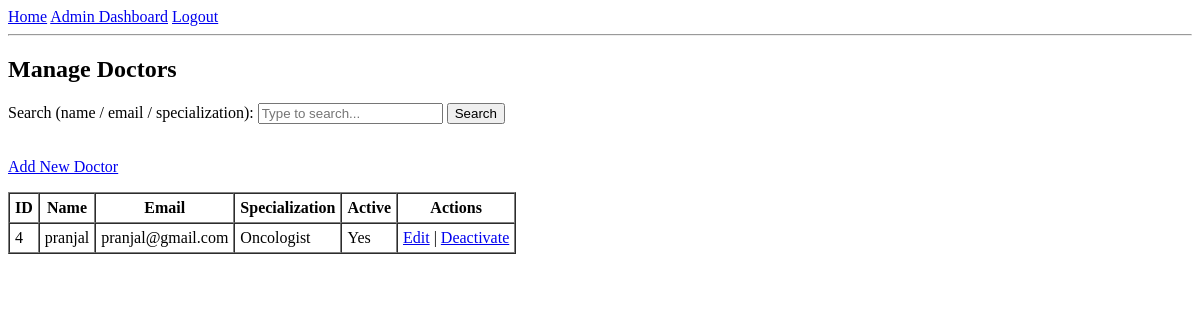
/admin/doctors (signed in), run on an earlier commit of the app's database.
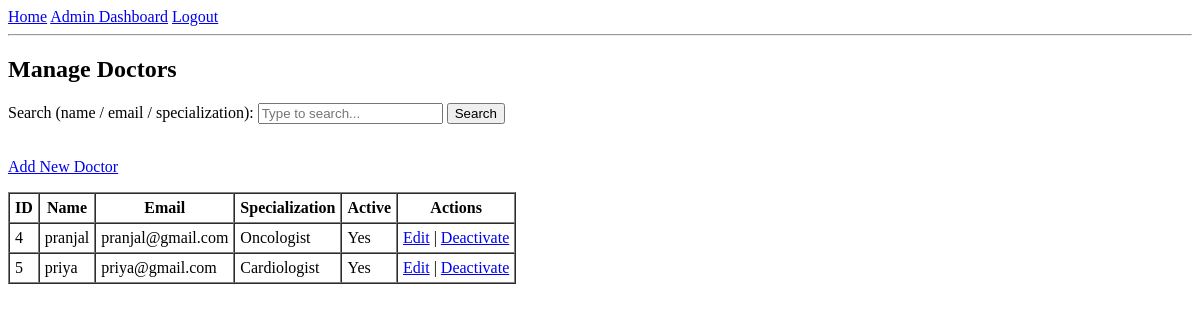
And on a later commit of the database.
### app.py (models this page shows, shortened)
class User(UserMixin, db.Model):
    id = db.Column(db.Integer, primary_key=True)
    name = db.Column(db.String(120), nullable=False)
    email = db.Column(db.String(120), unique=True, nullable=False)
    password_hash = db.Column(db.String(255), nullable=False)
    role = db.Column(db.String(20), nullable=False)  # admin / doctor / patient
    specialization = db.Column(db.String(120))  # for doctors
    age = db.Column(db.Integer)                 # for patients
    gender = db.Column(db.String(10))          # for patients
    phone = db.Column(db.String(50))           # for patients
    address = db.Column(db.String(255))        # for patients
    is_active_flag = db.Column(db.Boolean, default=True)

### app.py (the view, shortened to what this page needs)
@app.route("/admin/doctors")
@login_required
def admin_doctors():
    if current_user.role != "admin":
        flash("Unauthorized access", "danger")
        return redirect(url_for("index"))
    q = request.args.get("q", "").strip()
    query = User.query.filter_by(role="doctor")
    doctors = query.order_by(User.id.asc()).all()
    return render_template("admin_doctors.html", doctors=doctors, q=q)

### app.py (called while the page is built)
@login_manager.user_loader
def load_user(user_id):
    return User.query.get(int(user_id))

### templates/admin_doctors.html (shortened to what this page needs)
{% extends "base.html" %}
{% block content %}
<h2>Manage Doctors</h2>
<form method="get">
    <label>Search (name / email / specialization):</label>
    <input type="text" name="q" value="{{ q }}" placeholder="Type to search...">
    <button type="submit">Search</button>
</form>
<br>
<p><a href="{{ url_for('admin_create_doctor') }}">Add New Doctor</a></p>
<table border="1" cellpadding="5" cellspacing="0">
    <tr>
        <th>ID</th>
        <th>Name</th>
        <th>Email</th>
        <th>Specialization</th>
        <th>Active</th>
        <th>Actions</th>
    </tr>
    {% for d in doctors %}
    <tr>
        <td>{{ d.id }}</td>
        <td>{{ d.name }}</td>
        <td>{{ d.email }}</td>
        <td>{{ d.specialization or '-' }}</td>
        <td>{{ 'Yes' if d.is_active_flag else 'No' }}</td>
       <td>
    <a href="{{ url_for('admin_edit_doctor', doctor_id=d.id) }}">Edit</a> |
    <a href="{{ url_for('admin_toggle_doctor_active', doctor_id=d.id) }}">
        {{ 'Deactivate' if d.is_active_flag else 'Activate' }}
    </a>
</td>
    </tr>
    {% else %}
    <tr>
        <td colspan="6">No doctors found.</td>
    </tr>
    {% endfor %}
</table>
{% endblock %}

### templates/base.html (shortened to what this page needs)
<!DOCTYPE html>
<html lang="en">
<head>
    <link rel="stylesheet" href="{{ url_for('static', filename='css/styles.css') }}">
</head>
<body>
<nav>
    <a href="{{ url_for('index') }}">Home</a>
    {% if current_user.is_authenticated %}
        {% if current_user.role == 'admin' %}
            <a href="{{ url_for('admin_dashboard') }}">Admin Dashboard</a>
        {% elif current_user.role == 'doctor' %}
            <a href="{{ url_for('doctor_dashboard') }}">Doctor Dashboard</a>
        {% elif current_user.role == 'patient' %}
            <a href="{{ url_for('patient_dashboard') }}">Patient Dashboard</a>
        {% endif %}
        <a href="{{ url_for('logout') }}">Logout</a>
    {% else %}
        <a href="{{ url_for('login') }}">Login</a>
        <a href="{{ url_for('register') }}">Register</a>
    {% endif %}
</nav>
<hr>
{% block content %}{% endblock %}
</body>
</html>

What changed in the data, as far as the page shows it:
added User: id "5", name "priya", email "priya@gmail.com", specialization "Cardiologist", is_active_flag "Yes", is_active_flag "Deactivate"
